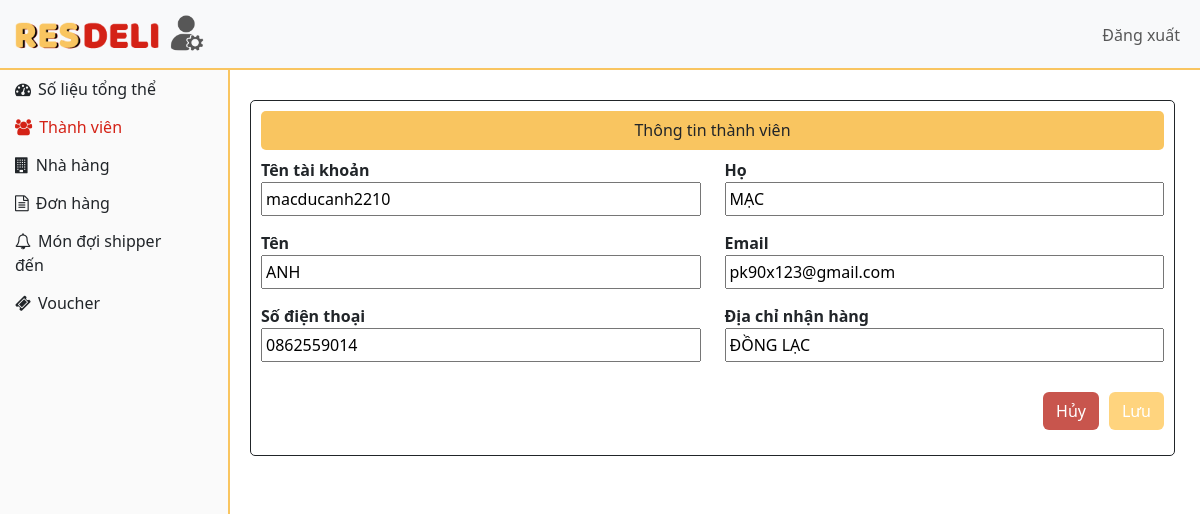
The page /admin/update_users.php?user_upd=1 on the database its author committed.
### tables this page shows
CREATE TABLE `users` (
  `u_id` int(11) NOT NULL,
  `username` varchar(222) NOT NULL,
  `f_name` varchar(222) NOT NULL,
  `l_name` varchar(222) NOT NULL,
  `email` varchar(222) NOT NULL,
  `phone` varchar(222) NOT NULL,
  `password` varchar(222) NOT NULL,
  `address` text NOT NULL,
  `cre_date` datetime DEFAULT current_timestamp()
);

### admin/update_users.php (the view, shortened to what this page needs)
<!DOCTYPE html>
<html lang="en">
<?php
include("../connection/connect.php");
$ssql = "SELECT * FROM users where u_id='" . $_GET['user_upd'] . "' ";
$res = mysqli_query($db, $ssql);
$newrow = mysqli_fetch_array($res);
?>
<head>
    <link href="https://cdn.jsdelivr.net/npm/bootstrap@5.3.2/dist/css/bootstrap.min.css" rel="stylesheet">
    <link href="https://getbootstrap.com/docs/5.3/assets/css/docs.css" rel="stylesheet">
    <link rel="stylesheet" href="./css/style.css">
    <link rel="stylesheet" href="https://cdnjs.cloudflare.com/ajax/libs/font-awesome/4.7.0/css/font-awesome.min.css">
</head>
<body>
    <div class="header">
        <nav class="navbar n1 navbar-expand-lg bg-body-tertiary ">
            <div class="container-fluid">
                <a class="navbar-brand" href="#">
                    <img src="../images/logo.png" alt="Logo" style="width:150px;" class="d-inline-block align-top">
                    <img src="./imgad/adminlogo.png" alt="Logo" style="width:40px;" class="d-inline-block align-top">
                </a>
                <div class="collapse navbar-collapse" id="navbarNavDropdown">
                    <ul class="navbar-nav ms-auto">
                        <li class="nav-item dropdown">
                            <a class="nav-link" href="logout.php" role="button">
                                Đăng xuất
                            </a>
                        </li>
                    </ul>
                </div>
            </div>
        </nav>
    </div>
    <div class="left-sidebar">
        <ul class="nav-side">
            <li><a class="nav-link" href="dashboard.php"><i style="padding-right: 7px;" class="fa fa-tachometer"></i>Số liệu tổng thể</a></li>
            <li><a class="nav-link current" href="all_users.php"><i style="padding-right: 7px;" class="fa fa-users"></i>Thành viên</a></li>
            <li><a class="nav-link" href="all_restaurants.php"><i style="padding-right: 7px;" class="fa fa-building"></i>Nhà hàng</a></li>
            <li><a class="nav-link" href="orders.php"><i style="padding-right: 7px;" class="fa fa-file-text-o"></i>Đơn hàng</a></li>
            <li><a class="nav-link" href="pre_order_check.php"><i style="padding-right: 7px;" class="fa fa-bell-o"></i>Món đợi shipper đến</a></li>
            <li><a class="nav-link" href="voucher.php"><i style="padding-right: 7px;" class="fa fa-ticket"></i>Voucher</a></li>
        </ul>
    </div>
    <div class="card card-form">
        <div class="container">
            <form class="fill-form" action="" method="post">
                <h6 style="text-align: center;">Thông tin thành viên</h6>
                <div class="row">
                    <div class="col-6">
                        <label for="fname">Tên tài khoản</label>
                        <input type="text" id="" name="username" value="<?php echo $newrow['username']; ?>" required="" oninvalid="this.setCustomValidity('Chưa nhập Tên tài khoản')" oninput="setCustomValidity('')">
                    </div>
                    <div class="col-6">
                        <label for="fname">Họ</label>
                        <input type="text" id="" name="fname" value="<?php echo $newrow['f_name']; ?>" required="" oninvalid="this.setCustomValidity('Chưa nhập Họ')" oninput="setCustomValidity('')">
                    </div>
                    <div class="col-6">
                        <label for="fname">Tên</label>
                        <input type="text" id="" name="lname" value="<?php echo $newrow['l_name']; ?>" required="" oninvalid="this.setCustomValidity('Chưa nhập Tên')" oninput="setCustomValidity('')">
                    </div>
                    <div class="col-6">
                        <label for="fname">Email</label>
                        <input type="text" id="" name="email" value="<?php echo $newrow['email']; ?>" required="" oninvalid="this.setCustomValidity('Chưa nhập Email')" oninput="setCustomValidity('')">
                    </div>
                    <div class="col-6">
                        <label for="fname">Số điện thoại</label>
                        <input type="text" id="" name="phone" value="<?php echo $newrow['phone']; ?>" required="" oninvalid="this.setCustomValidity('Chưa nhập Số điện thoại')" oninput="setCustomValidity('')">
                    </div>
                    <div class="col-6">
                        <label for="fname">Địa chỉ nhận hàng</label>
                        <input type="text" id="" name="address" value="<?php echo $newrow['address']; ?>" required="" oninvalid="this.setCustomValidity('Chưa nhập Địa chỉ')" oninput="setCustomValidity('')">
                    </div>
                    <div class="form-buttons">
                        <input type="submit" name="submit" class="btn btn-save" value="Lưu">
                        <a href="all_users.php" class="btn btn-cancel">Hủy</a>
                    </div>
                </div>
            </form>
        </div>
    </div>
</body>
</html>

### admin/css/style.css (style rules this page uses)
* { box-sizing: border-box; outline: none; }
html, body { -webkit-text-size-adjust: 100%; }
ul, li { list-style: none; padding: 0; margin: 0; }
.container { padding: 0; }
.navbar { position: fixed; display: flex; z-index: 99; top: 0; width: 100%; }
.n1::after { content: ''; display: block; width: 100%; height: 2px; background-color: #F9C560; position: absolute; bottom: 0; left: 0; }
.left-sidebar { position: absolute; width: 230px; height: 100%; top: 0; padding-top: 70px; background-color: #FAFAFA; border-right: #F9C560 2px solid; }
.left-sidebar li .nav-link { padding: 7px 35px 7px 15px; display: block; }
.nav-side a.current:link, .nav-side a.current:visited { color: #D42216; }
.card { position: absolute; display: flex; margin-left: 250px; top: 100px; border: none; }
.fill-form { border: 1px solid; padding: 10px; border-radius: 5px; margin-bottom: 30px; }
.fill-form h6 { background-color: #F9C560; padding: 10px; border-radius: 5px; }
input[type=text], input[type=password] { width: 100%; padding: 3px; margin-bottom: 5px; box-sizing: border-box; }
.card-form { margin-right: 25px; }
.form-buttons .btn { margin-top: 15px; float: right; margin-left: 10px; }
.btn-save { background-color: #ffd47e; color: #fff; }
.btn-cancel { background-color: #c8554d; color: #fff; }
label { font-weight: 600; }
.card input { margin-bottom: 15px; }

### rows shown on the page
users: username "macducanh2210", fname "MẠC", lname "ANH", email "pk90x123@gmail.com", phone "0862559014", address "ĐỒNG LẠC"
